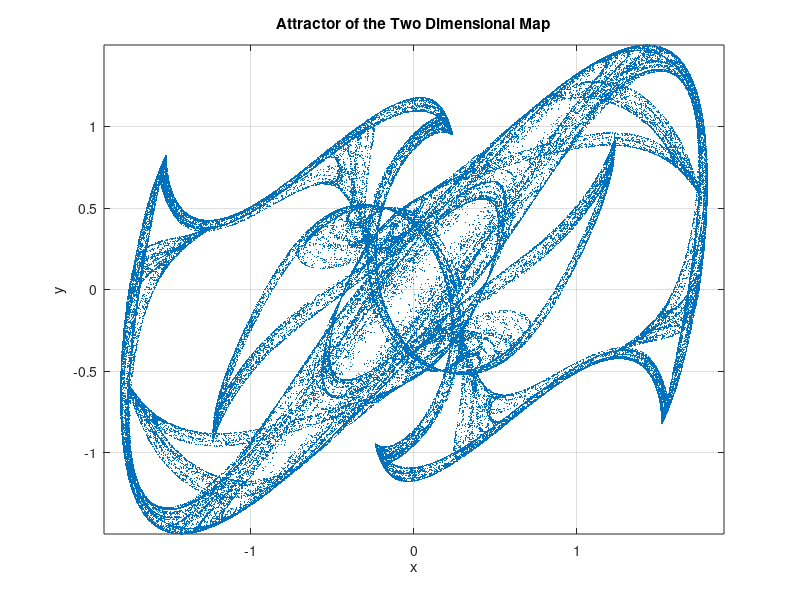
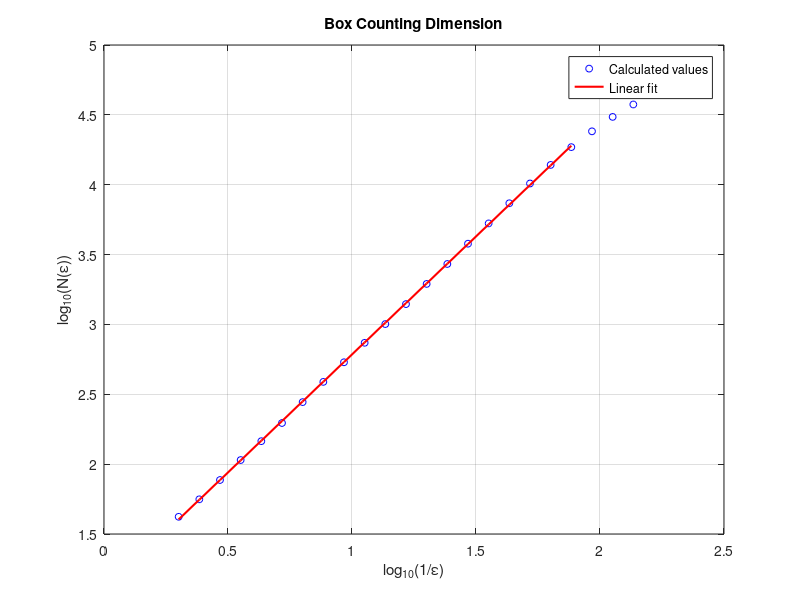

These figures' MATLAB source, in order:

%% 5a


a = 2.4;
b = 1.4;
c = 0.8;
d = 0.5;


N = 100000;

Nburn = 1000;


x0 = 0.5;
y0 = 0.5;


x = zeros(N+1,1);
y = zeros(N+1,1);

x(1) = x0;
y(1) = y0;


for n = 1:N

    x(n+1) = sin(b*y(n)) + c*sin(b*x(n));
    y(n+1) = sin(a*x(n)) + d*sin(a*y(n));

end


x = x(Nburn+1:end);
y = y(Nburn+1:end);


figure;
plot(x,y,'.','MarkerSize',1);
xlabel('x');
ylabel('y');
title('Attractor of the Two Dimensional Map');
grid on;
axis equal;

%% 5b


epsilon_values = logspace(log10(0.005),log10(0.5),25);


N_values = zeros(size(epsilon_values));


xmin = min(x);
ymin = min(y);


for j = 1:length(epsilon_values)

    epsilon = epsilon_values(j);

    
    box_x = floor((x-xmin)/epsilon);
    box_y = floor((y-ymin)/epsilon);

    
    occupied_boxes = unique([box_x, box_y],'rows');

    N_values(j) = size(occupied_boxes,1);

end


log_inverse_epsilon = log10(1./epsilon_values);
log_N = log10(N_values);


fit_start = 6;
fit_end = 25;


fit_coefficients = polyfit( ...
    log_inverse_epsilon(fit_start:fit_end), ...
    log_N(fit_start:fit_end),1);

box_dimension = fit_coefficients(1);


figure;
plot(log_inverse_epsilon,log_N,'bo','MarkerSize',5);
hold on;


fit_line = polyval(fit_coefficients, ...
    log_inverse_epsilon(fit_start:fit_end));

plot(log_inverse_epsilon(fit_start:fit_end), ...
    fit_line,'r','LineWidth',1.5);

xlabel('log_{10}(1/\epsilon)');
ylabel('log_{10}(N(\epsilon))');
title('Box Counting Dimension');
legend('Calculated values','Linear fit','Location','best');
grid on;


disp(['Estimated box-counting dimension = ', ...
    num2str(box_dimension)]);
